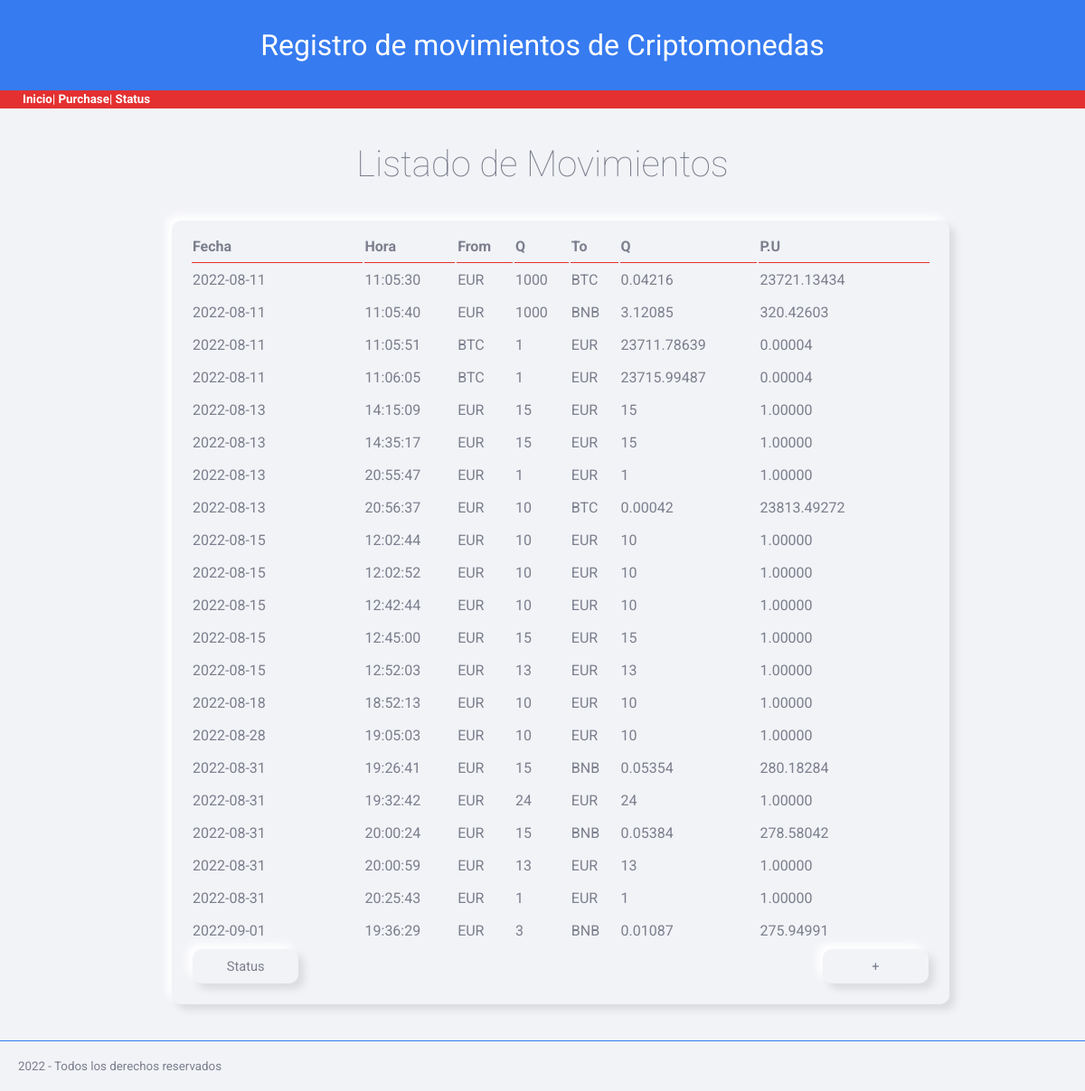
Before: / with the older database file.
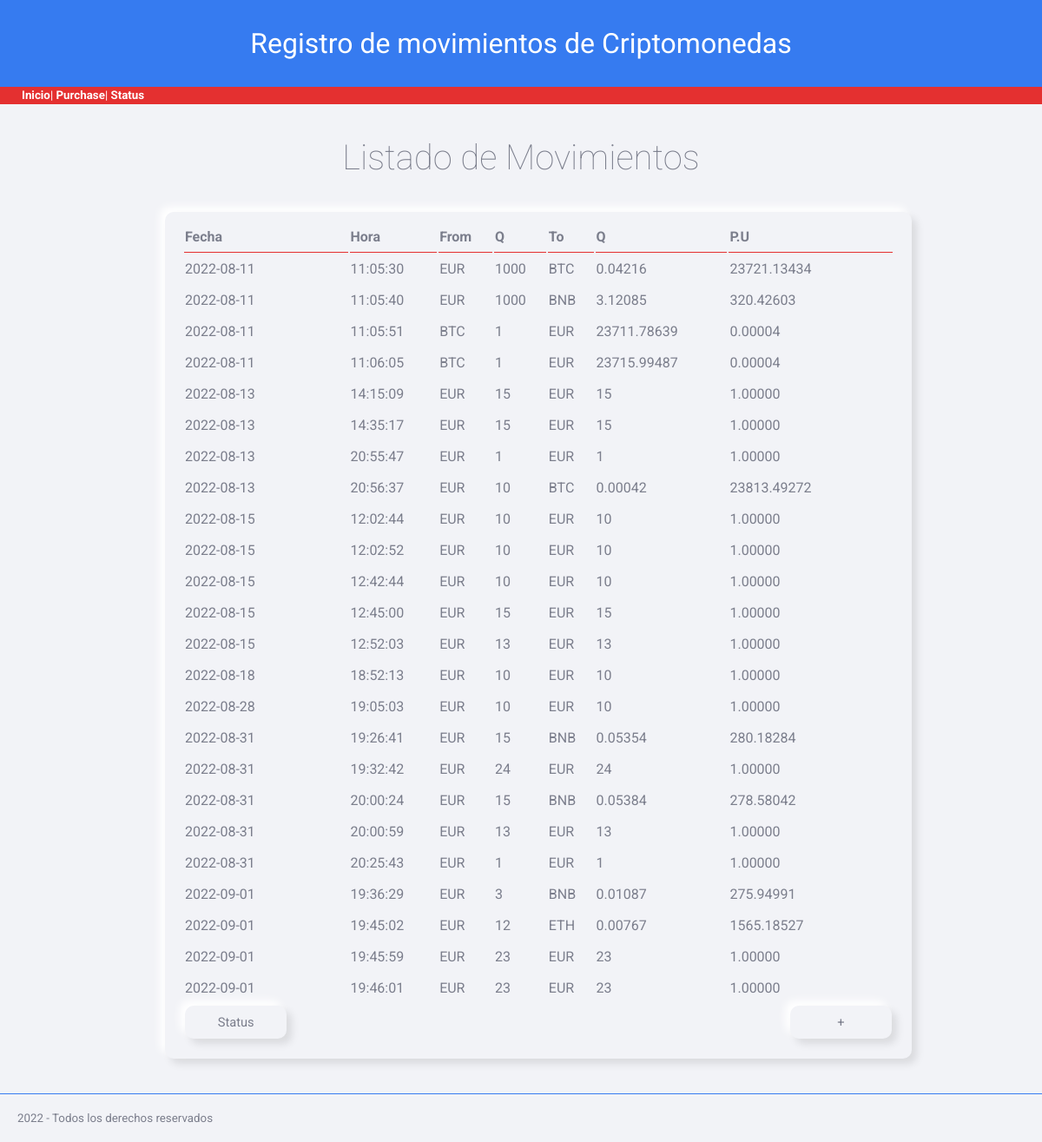
After: the same page with the newer database file.
### tables this page shows
CREATE TABLE "movimientos" (
	"id"	INTEGER NOT NULL,
	"date"	TEXT,
	"time"	TEXT,
	"moneda_from"	TEXT,
	"cantidad_from"	NUMERIC,
	"moneda_to"	TEXT,
	"cantidad_to"	NUMERIC,
	PRIMARY KEY("id" AUTOINCREMENT)
);

### money/views.py (the view)
@app.route("/")
def inicio():
    try:
        db = DBManager(RUTA)
        movimientos = db.consultaSQL("SELECT * from movimientos")
        return render_template("inicio.html", movs=movimientos)
    except:
        flash("Error al conectar con la BBDD",
              category="fallo")
        return render_template("inicio.html")

### money/models.py (called while the page is built)
    def consultaSQL(self, consulta):
        conexion = sqlite3.connect(self.ruta)
        cursor = conexion.cursor()
        cursor.execute(consulta)
        self.movimientos = []
        nombres_columnas = []
        for desc_columna in cursor.description:
            nombres_columnas.append(desc_columna[0])
        datos = cursor.fetchall()
        for dato in datos:
            movimiento = {}
            indice = 0
            for nombre in nombres_columnas:
                movimiento[nombre] = dato[indice]
                indice += 1
            self.movimientos.append(movimiento)
        conexion.close()
        return self.movimientos

### money/templates/inicio.html (shortened to what this page needs)
{% extends "base.html" %}
{%  block page_title %}
Listado de Movimientos
{% endblock %}
{% block contenido %}
{{ super ()}}
    <table class="paper">
        <tr>
            <th class="cabecera_tabla">Fecha</th>
            <th class="cabecera_tabla">Hora</th>
            <th class="cabecera_tabla">From</th>
            <th class="cabecera_tabla">Q</th>
            <th class="cabecera_tabla">To</th>
            <th class="cabecera_tabla">Q</th>
            <th class="cabecera_tabla">P.U</th>
        </tr>
        {% if movs %}
            {% for mov in movs %}
            <tr>
                <td>{{mov.date}}</td>
                <td>{{mov.time}}</td>
                <td>{{mov.moneda_from}}</td>
                <td>{{mov.cantidad_from}}</td>
                <td>{{mov.moneda_to}}</td>
                <td>{{mov.cantidad_to|round(5, 'common')}}</td>
                <td>{{'%0.5f'|format(mov.cantidad_from / mov.cantidad_to|float)}}</td>
            </tr>
            {% endfor %}
        {% else %}
        <tr>
            <td colspan="4">No hay movimientos que mostrar</td>
        </tr>
        {% endif %}
        <tr>
            <td>
                <a href="/status">
                    <button type="button" name="return" id="return">Status</button>
                </a>
            </td>
            <td></td>
            <td></td>
            <td></td>
            <td></td>
            <td></td>
            <td align="right">
                <a href="/purchase">
                   <button type="submit" name="return" id="return">+</button>
                </a>
            </td>
        </tr>
    </table>
{% endblock %}

### money/templates/base.html (shortened to what this page needs)
<!DOCTYPE html>
<html lang="en">
<head>
    <link rel="stylesheet" href="static/css/skeuos.css">
    <link rel="stylesheet" href="static/css/styles.css">
</head>
<body>
    <header>
        Registro de movimientos de Criptomonedas
    </header>
    <nav class="main_menu">
        <a href="/">Inicio</a>|<a href="\purchase"> Purchase</a>| <a href="\status"> Status</a>
    </nav>
    <main>
        {% block contenido %}
        <h2 class="main_page_title">{% block page_title %}{% endblock %}</h1>
        {% endblock %}
    </main>
    <footer class="pie_de_pagina">2022 - Todos los derechos reservados</footer>
</body>
</html>

### money/static/css/skeuos.css (style rules this page uses)
:root { --bg-color: #f2f3f7; --fg-color: #7b7e8c; --red: #E43030; --green: #19A187; --blue: #367bf0; --dark-blue: #265AB1; --maroon: #B8174C; --purple: #8C42AB; }
* { box-sizing: border-box; outline: none; -webkit-touch-callout: none; -webkit-appearance: none; -webkit-tap-highlight-color: transparent !important; -webkit-tap-highlight-color: rgba(0, 0, 0, 0) !important; -webkit-touch-callout: none; font-family: 'Roboto', sans-serif; letter-spacing: 0; }
html, body { background-color: #f2f3f7; color: #7b7e8c; margin: 0; padding: 0; font-size: 10pt; height: 100%; cursor: default; user-select: none; -webkit-user-select: none; -khtml-user-select: none; -moz-user-select: none; -ms-user-select: none; }
.with-shadow, .outset, button, .checktext input + span, .blue-button, .checktext input:checked + span, button.blue-button, .green-button, button.green-button, .green-button.blue-button, .red-button, button.red-button, .red-button.blue-button, .red-button.green-button, input[type="button"], input[type="submit"], input[type="reset"], select, input[type="text"]:not(select):focus, input[type="search"]:not(select):focus, input[type="tel"]:not(select):focus, input[type="url"]:not(select):focus, input[type="email"]:not(select):focus, input[type="password"]:not(select):focus, input[type="date"]:not(select):focus, input[type="month"]:not(select):focus, input[type="week"]:not(select):focus, input[type="time"]:not(select):focus, input[type="number"]:not(select):focus, input[type="color"]:not(select):focus, select:not(select):focus, textarea:not(select):focus, .paper { box-shadow: 6px 6px 10px rgba(0, 0, 0, 0.1), -6px -6px 10px white; }
.outset, button, .checktext input + span, .blue-button, .checktext input:checked + span, button.blue-button, .green-button, button.green-button, .green-button.blue-button, .red-button, button.red-button, .red-button.blue-button, .red-button.green-button, input[type="button"], input[type="submit"], input[type="reset"], select, input[type="text"]:not(select):focus, input[type="search"]:not(select):focus, input[type="tel"]:not(select):focus, input[type="url"]:not(select):focus, input[type="email"]:not(select):focus, input[type="password"]:not(select):focus, input[type="date"]:not(select):focus, input[type="month"]:not(select):focus, input[type="week"]:not(select):focus, input[type="time"]:not(select):focus, input[type="number"]:not(select):focus, input[type="color"]:not(select):focus, select:not(select):focus, textarea:not(select):focus, .paper { border-radius: 10px; background: #f2f3f7; }
.paper { padding: 10px 20px 20px; margin-top: 20px; min-height: 100px; font-size: 1.2em; background: #f2f3f7; }
section, article, .section, .article, .paper { line-height: 2em; word-wrap: break-word; word-break: normal; line-height: 2em; }
button, .checktext input + span, .blue-button, .checktext input:checked + span, button.blue-button, .green-button, button.green-button, .green-button.blue-button, .red-button, button.red-button, .red-button.blue-button, .red-button.green-button, input[type="button"], input[type="submit"], input[type="reset"] { border: 0; text-transform: capitalize; padding: 10px 0; width: 8em; text-align: center; cursor: pointer; color: inherit; font-size: 1.1rem; transition-property: background-color, box-shadow; transition-delay: .2s; transition-duration: .2s; }
a, a:link, a:visited, a:hover a:active { cursor: pointer; font-weight: bold; color: #367bf0; font-weight: bold; text-decoration: none; }
h1, h2, h3, h4, h5, h6 { line-height: 1.5em; }
h2 { font-size: 3em; font-weight: lighter; margin: .8em 0; }

### money/static/css/styles.css (style rules this page uses)
header { background-color: #367bf0; color: white; height: 100px; font-size: xx-large; line-height: 100px; text-align: center; }
nav { background-color: #E43030; color: white; height: 20px; line-height: 20px; padding-left: 25px; }
main { max-width: 900px; margin: auto; padding: 0 20px; }
table.paper { width: 100%; margin: 10px 20px; }
.cabecera_tabla { border-bottom: #E43030 1px solid; text-align: left; }
.pie_de_pagina { margin-top: 40px; padding: 20px; border-top: #367bf0 solid 1px; }
nav.main_menu a { color: white; }
h2.main_page_title { text-align: center; }
button { color: #7b7e8c; }

Changed rows visible on the page:
added movimientos: date "2022-09-01", time "19:45:02", moneda_from "EUR", cantidad_from "12", moneda_to "ETH", cantidad_to "0.00767", mov.cantidad_from/mov.cantidad_to|float "1565.18527"
added movimientos: date "2022-09-01", time "19:45:59", moneda_from "EUR", cantidad_from "23", moneda_to "EUR", cantidad_to "23", mov.cantidad_from/mov.cantidad_to|float "1.00000"
added movimientos: date "2022-09-01", time "19:46:01", moneda_from "EUR", cantidad_from "23", moneda_to "EUR", cantidad_to "23", mov.cantidad_from/mov.cantidad_to|float "1.00000"
